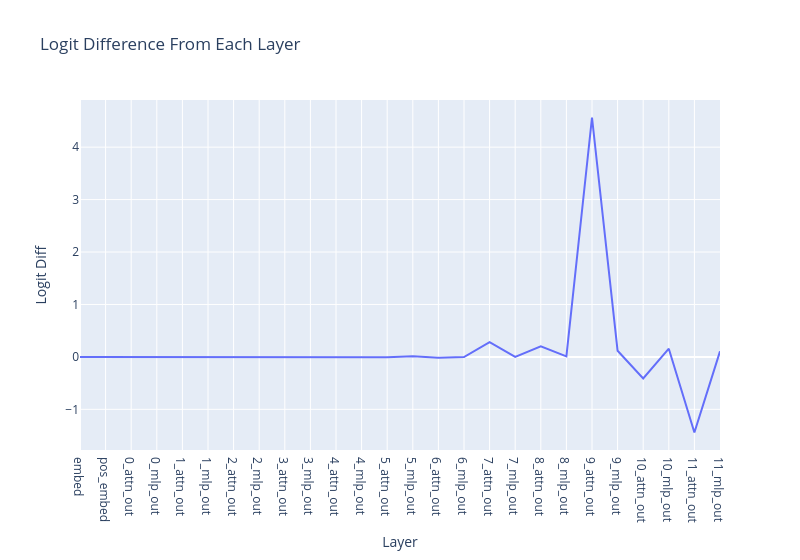

The code cell stored with this chart in its notebook:
### Markdown cell above
We can repeat the above analysis but for each layer (this is equivalent to the differences between adjacent residual streams)

Note: Annoying terminology overload - layer k of a transformer means the kth **transformer block**, but each block consists of an **attention layer** (to move information around) *and* an **MLP layer** (to process information).

### Code cell
per_layer_residual, labels = cache.decompose_resid(layer=-1, pos_slice=-1, return_labels=True)
per_layer_logit_diffs = residual_stack_to_logit_diff(per_layer_residual, cache)

line(
    per_layer_logit_diffs,
    hovermode="x unified",
    title="Logit Difference From Each Layer",
    labels={"x": "Layer", "y": "Logit Diff"},
    xaxis_tickvals=labels,
    width=800,
)

### Figure 1 — Plotly figure (JSON) as saved in the notebook; plotly's stock layout.template omitted (floating-point values rounded to 4 significant figures)
{"data": [{"hovertemplate": "Layer=%{x}<br>Logit Diff=%{y}<extra></extra>", "legendgroup": "", "line": {"color": "#636efa", "dash": "solid"}, "marker": {"symbol": "circle"}, "mode": "lines", "name": "", "orientation": "v", "showlegend": false, "type": "scatter", "x": [0, 1, 2, 3, 4, 5, 6, 7, 8, 9, 10, 11, 12, 13, 14, 15, 16, 17, 18, 19, 20, 21, 22, 23, 24, 25], "xaxis": "x", "y": [-0.0002837, 0.0002966, -0.006656, -0.0008817, -0.00155, 0.0003388, 5.125e-05, 0.002205, -0.001459, -0.001722, -0.005434, 0.0009055, -0.005739, 0.01081, -0.01817, -0.002557, 0.2796, 0.0008326, 0.1995, 0.009917, 4.565, 0.1174, -0.4123, 0.1565, -1.442, 0.1065], "yaxis": "y"}], "layout": {"hovermode": "x unified", "legend": {"tracegroupgap": 0}, "title": {"text": "Logit Difference From Each Layer"}, "width": 800, "xaxis": {"anchor": "y", "domain": [0.0, 1.0], "tickmode": "array", "ticktext": ["embed", "pos_embed", "0_attn_out", "0_mlp_out", "1_attn_out", "1_mlp_out", "2_attn_out", "2_mlp_out", "3_attn_out", "3_mlp_out", "4_attn_out", "4_mlp_out", "5_attn_out", "5_mlp_out", "6_attn_out", "6_mlp_out", "7_attn_out", "7_mlp_out", "8_attn_out", "8_mlp_out", "9_attn_out", "9_mlp_out", "10_attn_out", "10_mlp_out", "11_attn_out", "11_mlp_out"], "tickvals": [0, 1, 2, 3, 4, 5, 6, 7, 8, 9, 10, 11, 12, 13, 14, 15, 16, 17, 18, 19, 20, 21, 22, 23, 24, 25], "title": {"text": "Layer"}}, "yaxis": {"anchor": "x", "domain": [0.0, 1.0], "title": {"text": "Logit Diff"}}}}
